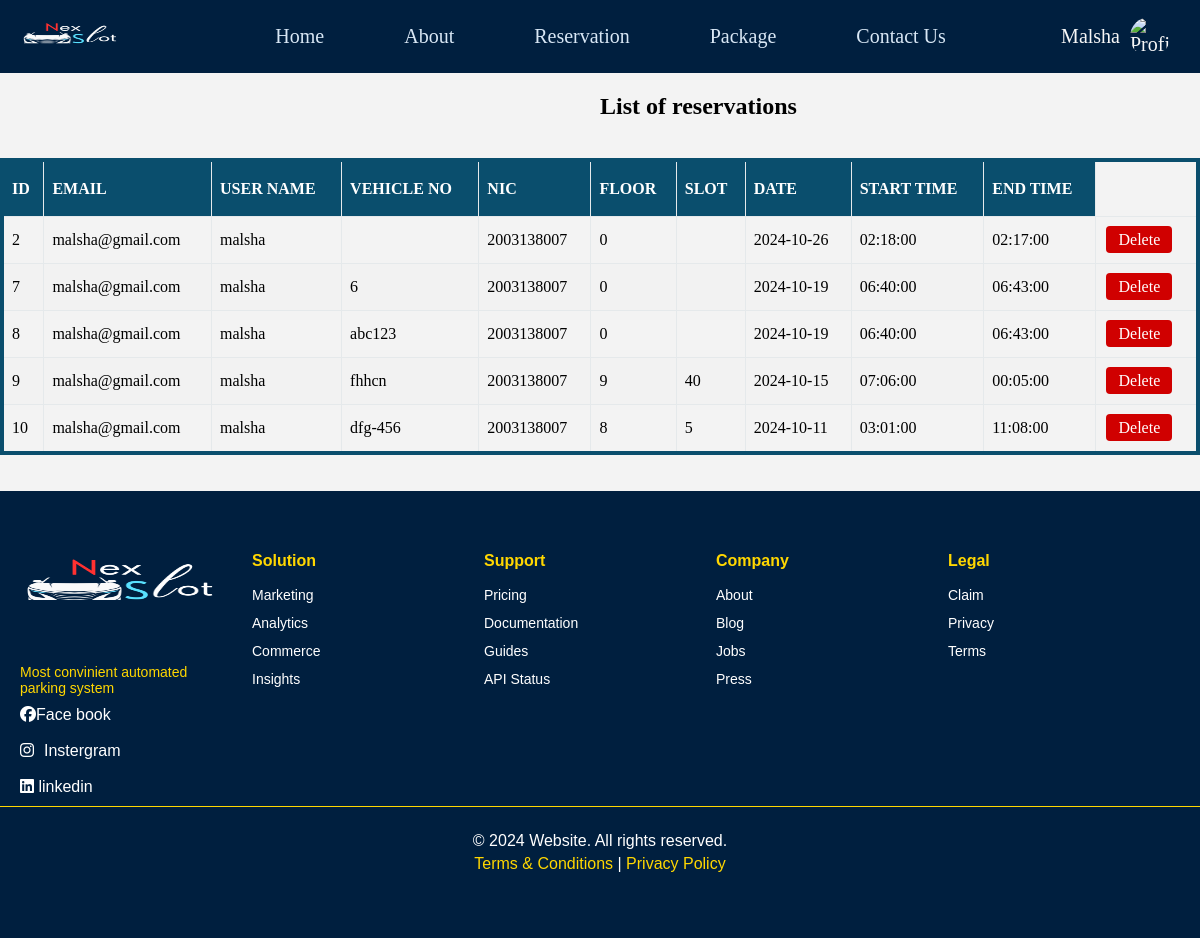
Screenshot of /viewReservationBasic.php (signed in) with the database file from the repository.
### tables this page shows
CREATE TABLE `reservation` (
  `email` varchar(32) NOT NULL,
  `username` varchar(32) NOT NULL,
  `nic` varchar(10) NOT NULL,
  `license_number` varchar(10) NOT NULL,
  `vehicle` varchar(10) NOT NULL,
  `floor` int(11) NOT NULL,
  `slot` varchar(10) NOT NULL,
  `package` varchar(10) NOT NULL,
  `date` date NOT NULL,
  `start_time` time NOT NULL,
  `end_time` time NOT NULL,
  `reservationID` int(32) NOT NULL
);

### viewReservationBasic.php (the view, shortened to what this page needs)
<?php
    require_once 'database.php';
    if(!isset($_SESSION["submit"])){
        include("loginHeader.php");
    }
    else{
        include("header.php");
    }
?>
<!DOCTYPE html>
<html lang="en">
<head>
    <link rel="stylesheet" href="style\adminUser.css">
</head>
<body>
    <div class="container" id="table-container">
    <h2>List of reservations</h2>
    <br>
    <table class="table">
        <thead>
            <tr>
                <th>ID</th>
                <th>EMAIL</th>
                <th>USER NAME</th>
                <th>VEHICLE NO</th>
                <th>NIC</th>
                <th>FLOOR</th>
                <th>SLOT</th>
                <th>DATE</th>
                <th>START TIME</th>
                <th>END TIME</th>
            </tr>
        </thead>
        <tbody>
        <?php
        $query = "SELECT * FROM reservation WHERE email= '{$_SESSION['email']}'";
        $query_run = mysqli_query($conn, $query);
        if (mysqli_num_rows($query_run) > 0) {
            while ($row = mysqli_fetch_assoc($query_run)) {
                ?>
                <tr>
                    <td><?php echo $row['reservationID']; ?></td>
                    <td><?php echo $row['email']; ?></td>
                    <td><?php echo $row['username']; ?></td>
                    <td><?php echo $row['vehicle']; ?></td>
                    <td><?php echo $row['nic']; ?></td>
                    <td><?php echo $row['floor']; ?></td>
                    <td><?php echo $row['slot']; ?></td>
                    <td><?php echo $row['date']; ?></td>
                    <td><?php echo $row['start_time']; ?></td>
                    <td><?php echo $row['end_time']; ?></td>
                    <td>
                        <a class='button' id='btn2' href='viewReservationBasic.php?delete_id=<?php echo $row['reservationID']; ?>' onclick="return confirm('Are you sure you want to delete?');">Delete</a>
                    </td>
                </tr>
                <?php
            }
        } else {
            echo "<tr><td colspan='8'>No record found</td></tr>";
        }
        ?>
        </tbody>
    </table>
</div>
<br><br>
</body>
</html>
<?php include 'footer.php'; ?>

### style/header.css (style rules this page uses)
body { background-color: #f7f7f7; margin: 0px; }

### style/adminUser.css (style rules this page uses)
body { background-color: #ebebeb98; font-family: poppins; }
.table { font-family: poppins; border-collapse: collapse; width: 100%; margin-left: auto; margin-right: auto; border: 4px solid rgb(10, 78, 109); }
#table-container { margin-bottom: 0px; width: 100%; }
.table td, th { border: 1px solid #e5e9eb; padding: 8px; height: 30px; }
.table tr:nth-child(even) { background-color: #f2f2f2; }
.table th { padding-top: 12px; padding-bottom: 12px; text-align: left; background-color: rgb(10, 78, 109);; color: white; }
.button { border-radius: 4px; border: none; padding: 5px 12px; text-align: center; text-decoration: none; font-size: 16px; margin: 4px 2px; cursor: pointer; }
#btn2 { background-color: rgb(208, 0, 0); color: rgb(255, 255, 255); }
.container h2 { padding-left: 50%; }

### style/footer.css (style rules this page uses)
body { margin: 0; }

### rows the page displays
reservation: reservationID "2", email "malsha@gmail.com", username "malsha", nic "2003138007", floor "0", date "2024-10-26", start_time "02:18:00", end_time "02:17:00"
reservation: reservationID "7", email "malsha@gmail.com", username "malsha", vehicle "6", nic "2003138007", floor "0", date "2024-10-19", start_time "06:40:00", end_time "06:43:00"
reservation: reservationID "8", email "malsha@gmail.com", username "malsha", vehicle "abc123", nic "2003138007", floor "0", date "2024-10-19", start_time "06:40:00", end_time "06:43:00"
reservation: reservationID "9", email "malsha@gmail.com", username "malsha", vehicle "fhhcn", nic "2003138007", floor "9", slot "40", date "2024-10-15", start_time "07:06:00", end_time "00:05:00"
reservation: reservationID "10", email "malsha@gmail.com", username "malsha", vehicle "dfg-456", nic "2003138007", floor "8", slot "5", date "2024-10-11", start_time "03:01:00", end_time "11:08:00"

### other values shown
$_SESSION['name'] "Malsha"
